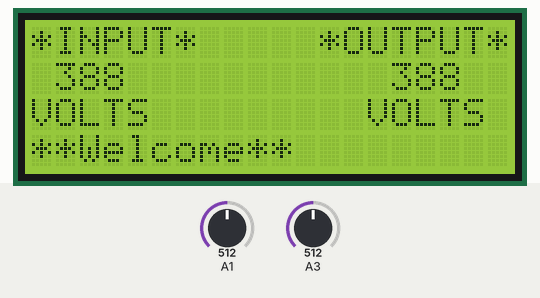
Simulated run of this sketch. Board: Arduino Uno, built with avr-gcc and run on an emulated ATmega328P. Shown: 20×4 character LCD. Inputs (shaded band) come from the test bench; at power-on: A1 = 512, A3 = 512.

Above: at 1.2 s.
1.3 s: A1 set to 716
At 2.2 s:
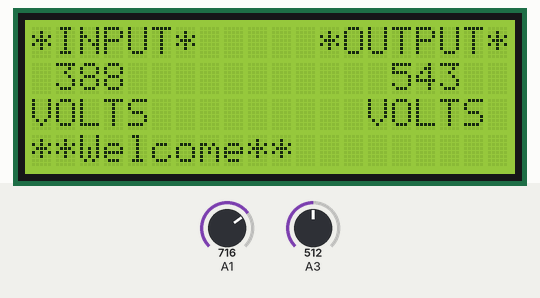
3.0 s: A3 set to 716
At 4.2 s:
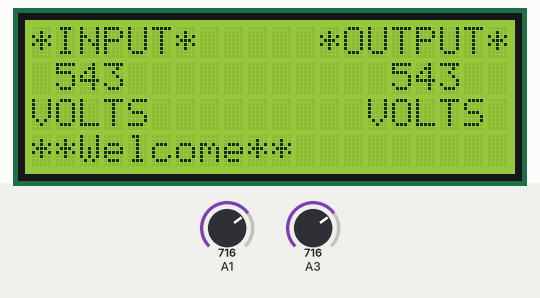
4.5 s: A1 set to 900
At 5.1 s:
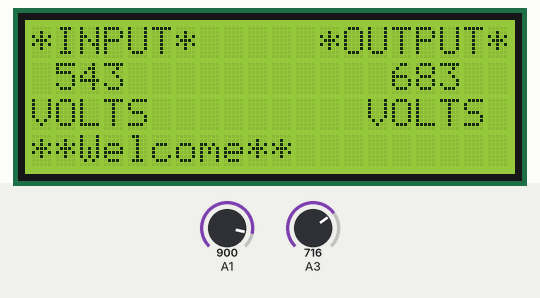
6.2 s: A3 set to 900
At 7.2 s:
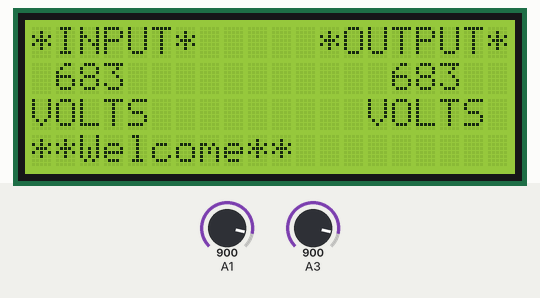
7.9 s: A1 set to 1023
At 9.1 s:
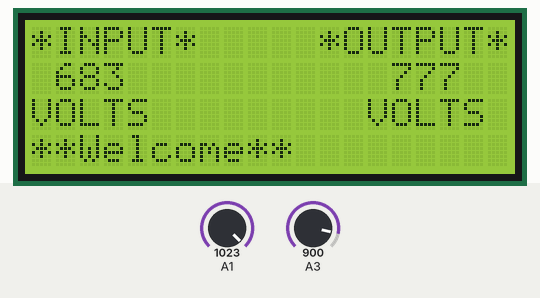
9.4 s: A3 set to 1023
At 9.9 s:
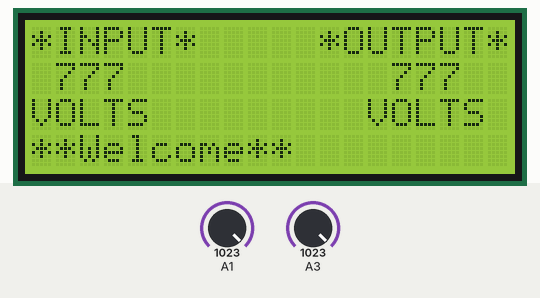
Timing chart, 0 to 12.1 s (numbered marks = the images above; inputs shaded):
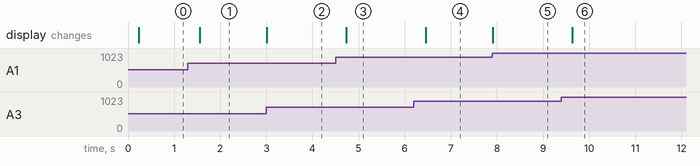

The sketch:

AC-Voltmeter.ino
```cpp
#include <LiquidCrystal.h>                              // include Arduino LCD library
LiquidCrystal lcd(2, 3, 4, 5, 6, 7);                   // LCD module connections (RS, E, D4, D5, D6, D7)
void setup(void) {
  lcd.begin(20, 4);
  lcd.setCursor(0, 0);
  lcd.print("*INPUT*     *OUTPUT*");
  lcd.setCursor(0, 3);
  lcd.print("**Welcome**");
  analogReference(INTERNAL);}                        // set ADC positive reference voltage to 1.1V (internal)
  uint16_t get_max() {
  uint16_t max_v = 0;
  for(uint8_t i = 0; i < 100; i++) {
  uint16_t r = analogRead(A3);  // read from analog channel 3 (A3)
  if(max_v < r) max_v = r;
  delayMicroseconds(200);}
  return max_v;}
  uint16_t get_max1() {
  uint16_t max1_v = 0;
  for(uint8_t j = 0; j < 100; j++) {
  uint16_t t = analogRead(A1);  // read from analog channel 3 (A3)
  if(max1_v < t) max1_v = t;
  delayMicroseconds(200);}
  return max1_v;}
void loop() {
       {char buf[10];                          // get amplitude (maximum - or peak value)
        uint32_t v = get_max();               // get actual voltage (ADC voltage reference = 1.1V)
        v = v * 1100/1023;                   // calculate the RMS value ( = peak/√2 )
        v /= sqrt(2);
        sprintf(buf, " %03u ", v);
        lcd.setCursor(0,1);
        lcd.print(buf);
        lcd.setCursor(0,2);
        lcd.print("VOLTS");
        delay(100);}
      {char buf1[10];
       uint32_t v = get_max1();           // get amplitude (maximum - or peak value)
       v = v * 1100/1023;                // get actual voltage (ADC voltage reference = 1.1V)
       v /= sqrt(2);                    // calculate the RMS value ( = peak/√2 )
       sprintf(buf1, " %03u ", v);
       lcd.setCursor(14, 1);
       lcd.print(buf1);
       lcd.setCursor(14, 2);
       lcd.print("VOLTS");
       delay(100);}
       }
```

Measured:
- after the input at 1.3 s, the display: changes after 0.26 s (image 1)
- after the input at 3.0 s, the display: changes at once (image 2)
- after the input at 4.5 s, the display: changes after 0.23 s (image 3)
- after the input at 6.2 s, the display: changes after 0.26 s (image 4)
- after the input at 7.9 s, the display: changes at once (image 5)
- after the input at 9.4 s, the display: changes after 0.23 s (image 6)
